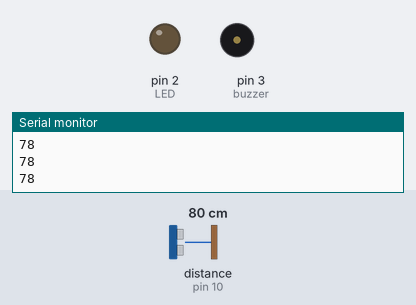
Recording of a sketch running on a simulated Arduino Uno, built with avr-gcc and run on an emulated ATmega328P. Shown: output pins drawn as LEDs (lit = HIGH), buzzer (waves = sounding, pin HIGH), the last lines printed to the serial monitor. Wiring (inferred from the names in the program): ultrasonic range finder: trigger pin 9; echo pin 10. The inputs (shaded band) are chosen by the test bench; at power-on: distance to the obstacle (sensor on pin 10) 80 cm. The echo pulse lasts 58.3 µs per cm; pins used as bus, display or sensor lines are not drawn.

Above: at 1.3 s.
1.4 s: distance to the obstacle (sensor on pin 10) set to 56 cm
2.9 s: distance to the obstacle (sensor on pin 10) set to 47 cm
At 4.2 s:
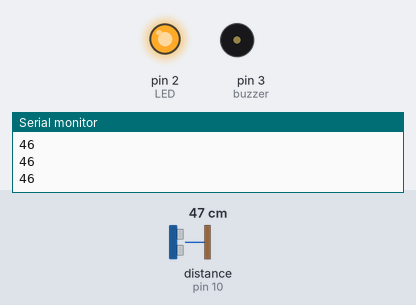
4.5 s: distance to the obstacle (sensor on pin 10) set to 27 cm
6.0 s: distance to the obstacle (sensor on pin 10) set to 22 cm
At 7.1 s:
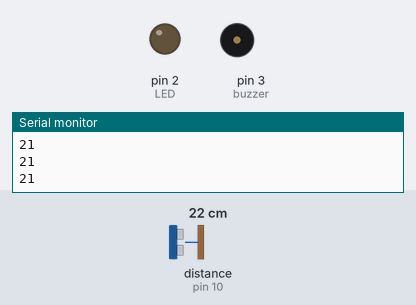
7.5 s: distance to the obstacle (sensor on pin 10) set to 13 cm
9.0 s: distance to the obstacle (sensor on pin 10) set to 10 cm
At 9.7 s:
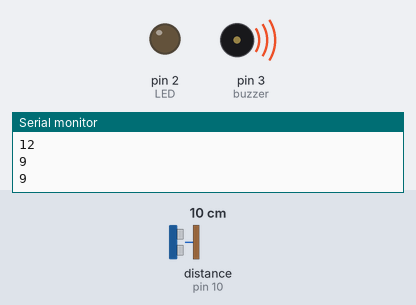
Timing chart, 0 to 11.5 s (numbered marks = the images above; inputs shaded):
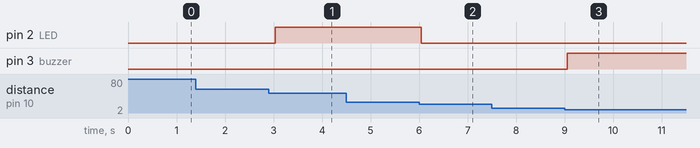

Measured:
- the behaviour switches between 52 and 51 cm on distance to the obstacle (sensor on pin 10) (found by bisection; images 0 and 1)
- the behaviour switches between 26 and 25 cm on distance to the obstacle (sensor on pin 10) (found by bisection; images 1 and 2)
- the behaviour switches between 12 and 11 cm on distance to the obstacle (sensor on pin 10) (found by bisection; images 2 and 3)
- after the input at 2.9 s, pin 2 (LED): LOW → HIGH after 0.13 s
- after the input at 6.0 s, pin 2 (LED): HIGH → LOW after 0.05 s
- after the input at 9.0 s, pin 3 (buzzer): LOW → HIGH after 0.06 s

The sketch:

Ulrasonic_Sensor.ino
```cpp
// #13 Ultrasonic Sensor

// Functions

// 1. Height Measuring
// 2. Blind Person Helping Stick
// 3. Obstacle Avoiding Car
// 4. Odometer

// Variables
int echo = 10;
int trigg = 9;
int LED = 2;
int buzzer = 3;
long duration;
long distance;


void setup()
{
  Serial.begin(9600);
  // put your setup code here, to run once:
  pinMode(echo,INPUT);
  pinMode(trigg,OUTPUT);
  pinMode(LED,OUTPUT);
  pinMode(buzzer,OUTPUT);

}

void loop() {
 // put your main code here, to run repeatedly:

  // Creating a Pulse
  // __|-|__
  digitalWrite(trigg,LOW);
  delay(2/1000);

  digitalWrite(trigg,HIGH);
  delay(10/1000);

  digitalWrite(trigg,LOW);

  duration = pulseIn(echo,HIGH);

  // d = duration x 0.034
  //    __________________
  //           2

  distance = (duration * 0.034)/2;
  Serial.println(distance);

  if (distance >= 25 && distance <= 50){
    digitalWrite(LED,HIGH);
  }
  else{
    digitalWrite(LED,LOW);
  }

  if (distance <= 10)
  {
    digitalWrite(buzzer, HIGH);

  }
  else
  {
    digitalWrite(buzzer, LOW);
  }

  delay(500);
}
```
